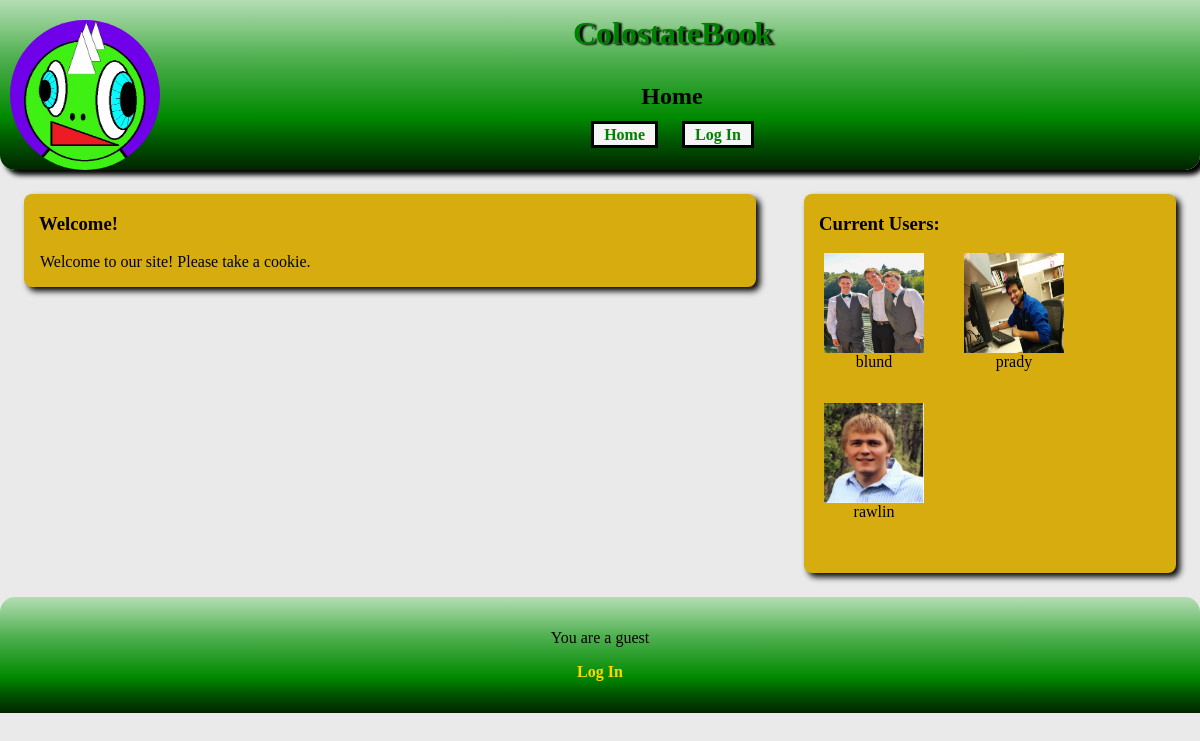
The app's page /home.php with its own data.
### tables this page shows
CREATE TABLE users (username varchar(255) unique primary key, password varchar(255), name varchar(255), gender varchar(6), phone varchar(20), email varchar(255), admin boolean, pictureLocation varchar(255) , bio varchar(255));

### helpers.php (called while the page is built, shortened)
<?php
function makeNewUser($uname, $pass, $name, $sex, $number, $mail, $privileges, $picture, $friends, $pending, $bio) {
	$u = new User();
	$u->username = $uname;
	$u->passwd  = $pass;
	$u->name  = $name;
	$u->gender = $sex;
	$u->phone  = $number;
	$u->email  = $mail;
	$u->admin  = $privileges;
	$u->pic = $picture;
	$u->friends = $friends;
	$u->pending = $pending;
	$u->bio = $bio;
	return $u;
}
function readUsers() {
	$q = new Querries();
	$db = $q->getDB();
	$array = $db->query($q->GET_ALL_USER_NAMES);
	$retVal=array();
  	while($res = $array->fetchArray())
	{
		$user = getUser($res["username"]);
        	array_push($retVal, $user);
        }
	return $retVal;
}
function getUser($uname) {
	$q = new Querries();
	$db = $q->getDB();
	$array = $db->query(sprintf($q->GET_USER, $uname));
	$res = $array->fetchArray();
  	$user = makeNewUser($res["username"],$res["password"],$res["name"],$res["gender"],$res["phone"],$res["email"],$res["admin"],$res["pictureLocation"], array(), array(), $res["bio"]);
	$user->friends = getFriends($uname);
	$user->pending = getRequests($uname);
	return $user;
}
function getFriends($uname){
	if($uname == 'guest') return array();
	$q = new Querries();
	$db = $q->getDB();
	$array = $db->query(sprintf($q->GET_USER_FRIENDS, $uname));
	$friends=array();
	while($res = $array->fetchArray())
	{
		$user = $res["friend"];
		array_push($friends,$user);
	}
	return $friends;
}
function getRequestUsers($uname){
	$q = new Querries();
	$db = $q->getDB();
	$array = $db->query(sprintf($q->GET_PENDING_REQUESTS, $uname));
	$requests=array();
	return $requests;
}
function getRequests($uname)
{
	$requests = array();
	foreach(getRequestUsers($uname) as $usr){
		$requests[$usr->username]=$usr->username;
	}
	return $requests;
}
function isPendingUser($username) {
	$q= new Querries();
	$db = $q->getDB();
	$res = $db->query(sprintf($q->IS_PENDING_USER, $username));
	if(!($res instanceof Sqlite3Result))
	{
		return false;
	}
	else {
		$array = $res->fetchArray();
		if ($array) {
			return true;
		}
		else {
			return false;
		}
	}
}
?>

### userList.php (the view, shortened to what this page needs)
<div class="users">
	<div id="friends">
	<h3>Current Users:</h3>
	<?php
	$users = readUsers();
	foreach($users as $u){
		if (!isPendingUser($u->username)) {
		$uname = $u->username;
		$picture = $u->pic;
		if(!in_array($u->username, getFriends($_SESSION['username']))){?>
		<div class="user">
			<?php echo '<a href="profile.php?uname='.$uname.'"><img class="thumbnails" src="'.$picture.'" alt="user1" /></a>'; ?>
			<?php echo $uname ?>
		</div>
	<?php
	}
	}
	}
	?>
	</div>
</div>

### style.css (style rules this page uses)
a { text-decoration: none; }
h3 { margin-left:15px; }
html { min-height:530px; }
body { padding:0px; margin:0px; width:100%; height:100%; font-family:Times; background-color: #EAEAEA; }
img.thumbnails { width: 100px; height: 100px; margin-left: auto; margin-right:auto; display:block; }
.user { width: 140px; height: 150px; text-align: center; float:left; overflow:auto; }
.users { width:31%; margin:2%; padding-bottom:20px; background-color:#D7AC0F; float:left; overflow: auto; border-radius: 8px; box-shadow: 4px 4px 6px; }
a:link { font-weight: bold; color: gold; }
#friends { width: 100%; float:left; }

### records on screen
users: pictureLocation (picture), uname "blund"
users: pictureLocation (picture), uname "prady"
users: pictureLocation (picture), uname "rawlin"

### other values on screen
$pageTitle "Home"
$status "Log In"
